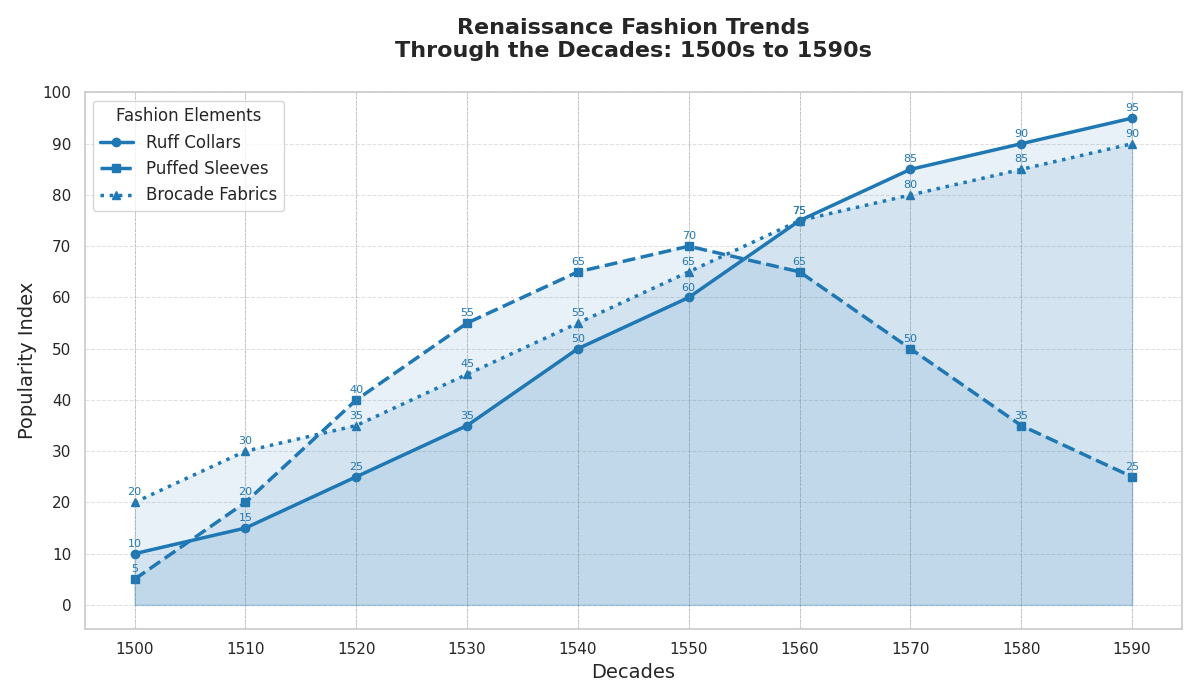

Write Python code to recreate this figure.
import matplotlib.pyplot as plt
import numpy as np

# Decades from 1500s to 1590s
decades = np.arange(1500, 1600, 10)

# Popularity Index (from 0 to 100) for each fashion element
ruff_collars = [10, 15, 25, 35, 50, 60, 75, 85, 90, 95]
puffed_sleeves = [5, 20, 40, 55, 65, 70, 65, 50, 35, 25]
brocade_fabrics = [20, 30, 35, 45, 55, 65, 75, 80, 85, 90]

# Create a plot
fig, ax = plt.subplots(figsize=(12, 7))

# Consistent color for all lines
single_color = '#1f78b4'

# Plot lines with a single consistent color
ax.plot(decades, ruff_collars, marker='o', linestyle='-', color=single_color, linewidth=2.5, label='Ruff Collars')
ax.fill_between(decades, ruff_collars, color=single_color, alpha=0.1)

ax.plot(decades, puffed_sleeves, marker='s', linestyle='--', color=single_color, linewidth=2.5, label='Puffed Sleeves')
ax.fill_between(decades, puffed_sleeves, color=single_color, alpha=0.1)

ax.plot(decades, brocade_fabrics, marker='^', linestyle=':', color=single_color, linewidth=2.5, label='Brocade Fabrics')
ax.fill_between(decades, brocade_fabrics, color=single_color, alpha=0.1)

# Add vertical dotted lines
for decade in decades:
    ax.axvline(x=decade, color='gray', linestyle='--', linewidth=0.5, alpha=0.5)

# Add data annotations with consistent color
for i, (decade, rc, ps, bf) in enumerate(zip(decades, ruff_collars, puffed_sleeves, brocade_fabrics)):
    ax.annotate(str(rc), (decade, rc), textcoords="offset points", xytext=(0, 5), ha='center', fontsize=8, color=single_color)
    ax.annotate(str(ps), (decade, ps), textcoords="offset points", xytext=(0, 5), ha='center', fontsize=8, color=single_color)
    ax.annotate(str(bf), (decade, bf), textcoords="offset points", xytext=(0, 5), ha='center', fontsize=8, color=single_color)

# Customize plot
ax.set_title('Renaissance Fashion Trends\nThrough the Decades: 1500s to 1590s', fontsize=16, fontweight='bold', y=1.05)
ax.set_xlabel('Decades', fontsize=14)
ax.set_ylabel('Popularity Index', fontsize=14)
ax.set_xticks(decades)
ax.set_yticks(np.arange(0, 101, 10))
ax.grid(which='major', axis='both', linestyle='--', linewidth=0.75, alpha=0.6)

# Add legend
ax.legend(title='Fashion Elements', loc='upper left', fontsize=12)

# Adjust layout
fig.tight_layout()

# Show plot
plt.show()
